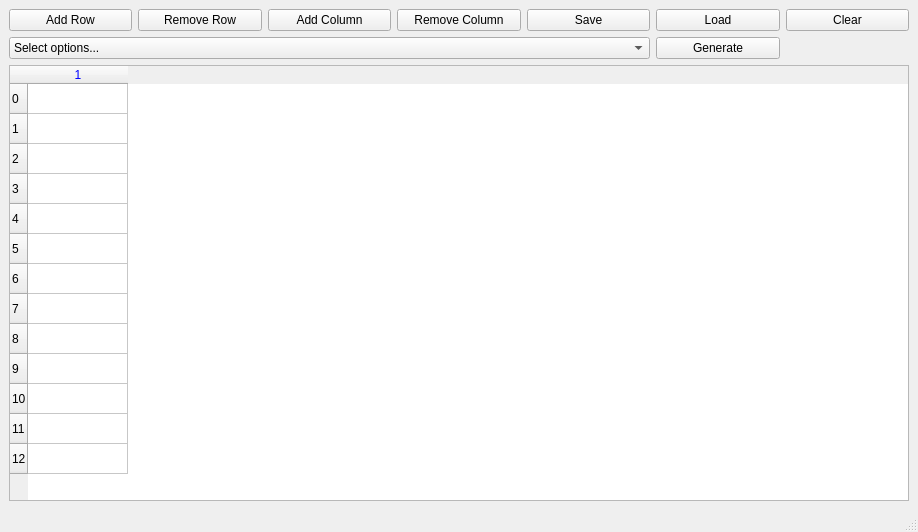
<?xml version="1.0" encoding="UTF-8"?>
<ui version="4.0">
 <class>Table</class>
 <widget class="QMainWindow" name="Table">
  <property name="geometry">
   <rect>
    <x>0</x>
    <y>0</y>
    <width>918</width>
    <height>532</height>
   </rect>
  </property>
  <property name="windowTitle">
   <string>Easy Finance</string>
  </property>
  <widget class="QWidget" name="centralwidget">
   <layout class="QGridLayout" name="gridLayout_2">
    <item row="0" column="0">
     <widget class="QPushButton" name="pushButton">
      <property name="text">
       <string>Add Row</string>
      </property>
     </widget>
    </item>
    <item row="2" column="0" colspan="7">
     <widget class="QTableWidget" name="tableWidget">
      <property name="sizePolicy">
       <sizepolicy hsizetype="Expanding" vsizetype="Expanding">
        <horstretch>0</horstretch>
        <verstretch>0</verstretch>
       </sizepolicy>
      </property>
      <property name="maximumSize">
       <size>
        <width>16777215</width>
        <height>16777215</height>
       </size>
      </property>
      <property name="styleSheet">
       <string notr="true"/>
      </property>
      <row>
       <property name="text">
        <string>0</string>
       </property>
       <property name="foreground">
        <brush brushstyle="SolidPattern">
         <color alpha="255">
          <red>0</red>
          <green>0</green>
          <blue>0</blue>
         </color>
        </brush>
       </property>
      </row>
      <row>
       <property name="text">
        <string>1</string>
       </property>
      </row>
      <row>
       <property name="text">
        <string>2</string>
       </property>
      </row>
      <row>
       <property name="text">
        <string>3</string>
       </property>
      </row>
      <row>
       <property name="text">
        <string>4</string>
       </property>
      </row>
      <row>
       <property name="text">
        <string>5</string>
       </property>
      </row>
      <row>
       <property name="text">
        <string>6</string>
       </property>
      </row>
      <row>
       <property name="text">
        <string>7</string>
       </property>
      </row>
      <row>
       <property name="text">
        <string>8</string>
       </property>
      </row>
      <row>
       <property name="text">
        <string>9</string>
       </property>
      </row>
      <row>
       <property name="text">
        <string>10</string>
       </property>
      </row>
      <row>
       <property name="text">
        <string>11</string>
       </property>
      </row>
      <row>
       <property name="text">
        <string>12</string>
       </property>
      </row>
      <column>
       <property name="text">
        <string>1</string>
       </property>
       <property name="foreground">
        <brush brushstyle="SolidPattern">
         <color alpha="255">
          <red>0</red>
          <green>0</green>
          <blue>255</blue>
         </color>
        </brush>
       </property>
      </column>
      <item row="0" column="0">
       <property name="text">
        <string/>
       </property>
      </item>
     </widget>
    </item>
    <item row="1" column="5">
     <widget class="QPushButton" name="pushButton_3">
      <property name="text">
       <string>Generate</string>
      </property>
     </widget>
    </item>
    <item row="1" column="0" colspan="5">
     <widget class="QComboBox" name="comboBox">
      <item>
       <property name="text">
        <string>Select options...</string>
       </property>
      </item>
      <item>
       <property name="text">
        <string>Line Series</string>
       </property>
      </item>
      <item>
       <property name="text">
        <string>Scatter Series</string>
       </property>
      </item>
      <item>
       <property name="text">
        <string>Bar Series</string>
       </property>
      </item>
      <item>
       <property name="text">
        <string>Horizontal Bar Series</string>
       </property>
      </item>
      <item>
       <property name="text">
        <string>Line Bar Series</string>
       </property>
      </item>
      <item>
       <property name="text">
        <string>Pie Series</string>
       </property>
      </item>
      <item>
       <property name="text">
        <string>Box and Whisker Series</string>
       </property>
      </item>
      <item>
       <property name="text">
        <string>Area Series</string>
       </property>
      </item>
     </widget>
    </item>
    <item row="0" column="2">
     <widget class="QPushButton" name="pushButton_2">
      <property name="text">
       <string>Add Column</string>
      </property>
     </widget>
    </item>
    <item row="0" column="1">
     <widget class="QPushButton" name="pushButton_7">
      <property name="text">
       <string>Remove Row</string>
      </property>
     </widget>
    </item>
    <item row="0" column="3">
     <widget class="QPushButton" name="pushButton_4">
      <property name="text">
       <string>Remove Column</string>
      </property>
     </widget>
    </item>
    <item row="0" column="4">
     <widget class="QPushButton" name="pushButton_6">
      <property name="text">
       <string>Save</string>
      </property>
     </widget>
    </item>
    <item row="0" column="5">
     <widget class="QPushButton" name="pushButton_5">
      <property name="text">
       <string>Load</string>
      </property>
     </widget>
    </item>
    <item row="0" column="6">
     <widget class="QPushButton" name="pushButton_8">
      <property name="text">
       <string>Clear</string>
      </property>
     </widget>
    </item>
   </layout>
  </widget>
  <widget class="QMenuBar" name="menubar">
   <property name="geometry">
    <rect>
     <x>0</x>
     <y>0</y>
     <width>918</width>
     <height>21</height>
    </rect>
   </property>
  </widget>
  <widget class="QStatusBar" name="statusbar"/>
 </widget>
 <resources/>
 <connections/>
</ui>
